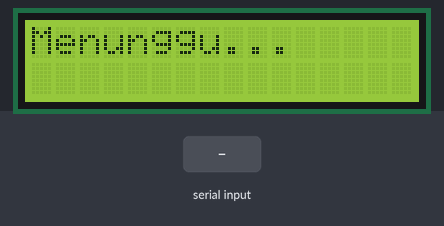
A sketch run on a simulated Arduino Uno, built with avr-gcc and run on an emulated ATmega328P. Parts: 16×2 character LCD. Inputs (shaded band) come from the test bench.

Above: at 1.2 s.
1.3 s: "FOTO_DISIMPAN\n" received over Serial
At 1.9 s:
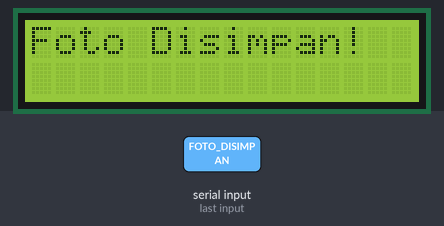
Timing chart, 0 to 4.3 s (numbered marks = the images above; inputs shaded):
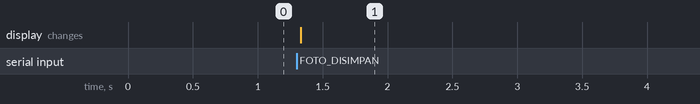

The sketch:

main_code.ino
```cpp
#include <LiquidCrystal_I2C.h>

LiquidCrystal_I2C lcd(0x27, 16, 2);  // Ganti 0x27 jika alamat I2C kamu berbeda

void setup() {
  Serial.begin(9600);
  lcd.init();
  lcd.backlight();
  lcd.setCursor(0, 0);
  lcd.print("Menunggu...");
}

void loop() {
  if (Serial.available()) {
    String pesan = Serial.readStringUntil('\n');
    pesan.trim();

    if (pesan == "FOTO_DISIMPAN") {
      lcd.clear();
      lcd.setCursor(0, 0);
      lcd.print("Foto Disimpan!");
      delay(3000);
      lcd.clear();
      lcd.setCursor(0, 0);
      lcd.print("Menunggu...");
    }
  }
}
```

Measured:
- after the input at 1.3 s, the display: changes at once (image 1)
